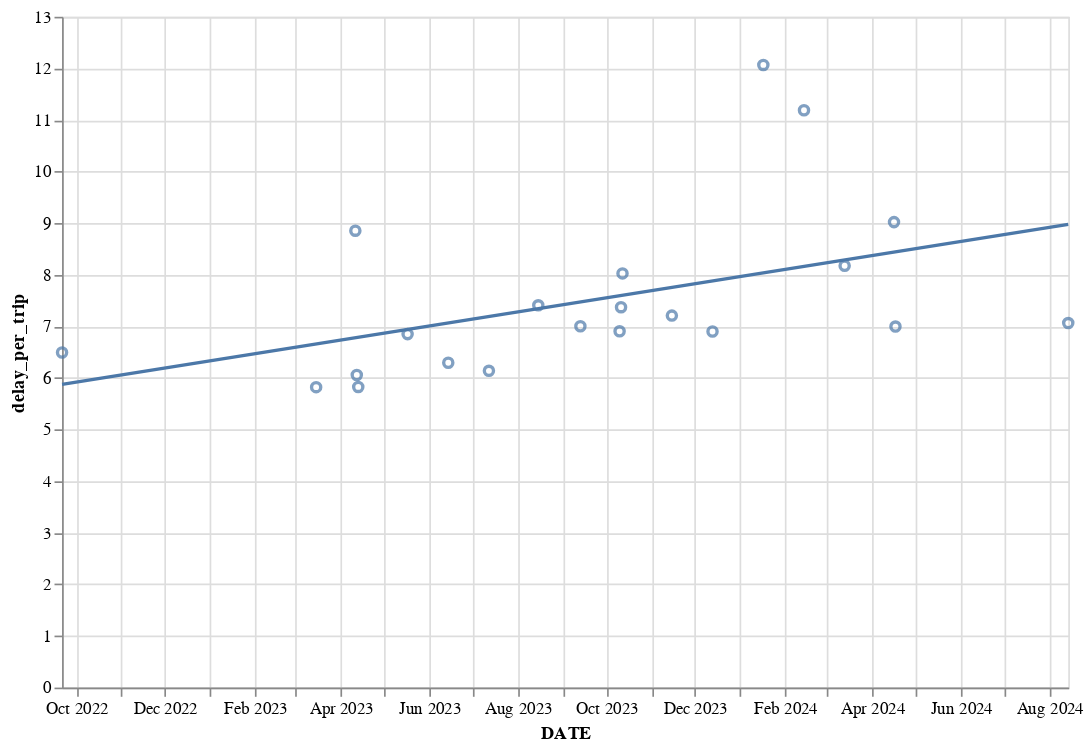

Notebook code for this chart:
### Code cell
chart = alt.Chart(lincoln_delay_df).mark_point().encode(
    x=alt.X('date:T', axis = alt.Axis(title = 'Date'.upper(), format = ("%b %Y"))),
    y='delay_per_trip'
).properties(width=600, height=400)

chart + chart.transform_regression('date', 'delay_per_trip').mark_line()

### Figure 1 — Vega-Lite specification as saved in the notebook (floating-point values rounded to 4 significant figures)
{"config": {"view": {"continuousWidth": 300, "continuousHeight": 300}}, "layer": [{"mark": {"type": "point"}, "encoding": {"x": {"axis": {"format": "%b %Y", "title": "DATE"}, "field": "date", "type": "temporal"}, "y": {"field": "delay_per_trip", "type": "quantitative"}}}, {"mark": {"type": "line"}, "encoding": {"x": {"axis": {"format": "%b %Y", "title": "DATE"}, "field": "date", "type": "temporal"}, "y": {"field": "delay_per_trip", "type": "quantitative"}}, "transform": [{"on": "date", "regression": "delay_per_trip"}]}], "data": {"name": "data-cd0fd757a0193f2362f884cd98932910"}, "height": 400, "width": 600, "$schema": "https://vega.github.io/schema/vega-lite/v5.17.0.json", "datasets": {"data-cd0fd757a0193f2362f884cd98932910": [{"date_str": "2022-09-21", "delay_minutes": 1182.0, "vp_trip_count": 182, "vp_pct_sched": 0.9286, "date": "2022-09-21T00:00:00", "weekday": "Wed", "delay_per_trip": 6.494}, {"date_str": "2023-03-15", "delay_minutes": 908.2, "vp_trip_count": 156, "vp_pct_sched": 0.963, "date": "2023-03-15T00:00:00", "weekday": "Wed", "delay_per_trip": 5.822}, {"date_str": "2023-04-11", "delay_minutes": 1275.0, "vp_trip_count": 144, "vp_pct_sched": 0.8889, "date": "2023-04-11T00:00:00", "weekday": "Tue", "delay_per_trip": 8.854}, {"date_str": "2023-04-12", "delay_minutes": 969.2, "vp_trip_count": 160, "vp_pct_sched": 0.9877, "date": "2023-04-12T00:00:00", "weekday": "Wed", "delay_per_trip": 6.057}, {"date_str": "2023-04-13", "delay_minutes": 850.6, "vp_trip_count": 146, "vp_pct_sched": 0.9012, "date": "2023-04-13T00:00:00", "weekday": "Thu", "delay_per_trip": 5.826}, {"date_str": "2023-05-17", "delay_minutes": 979.5, "vp_trip_count": 143, "vp_pct_sched": 0.8827, "date": "2023-05-17T00:00:00", "weekday": "Wed", "delay_per_trip": 6.85}, {"date_str": "2023-06-14", "delay_minutes": 906.6, "vp_trip_count": 144, "vp_pct_sched": 0.8889, "date": "2023-06-14T00:00:00", "weekday": "Wed", "delay_per_trip": 6.296}, {"date_str": "2023-07-12", "delay_minutes": 994.5, "vp_trip_count": 162, "vp_pct_sched": 1.0, "date": "2023-07-12T00:00:00", "weekday": "Wed", "delay_per_trip": 6.139}, {"date_str": "2023-08-15", "delay_minutes": 1185.0, "vp_trip_count": 160, "vp_pct_sched": 0.9877, "date": "2023-08-15T00:00:00", "weekday": "Tue", "delay_per_trip": 7.408}, {"date_str": "2023-09-13", "delay_minutes": 1029.0, "vp_trip_count": 147, "vp_pct_sched": 0.9074, "date": "2023-09-13T00:00:00", "weekday": "Wed", "delay_per_trip": 7.003}, {"date_str": "2023-10-10", "delay_minutes": 1056.0, "vp_trip_count": 153, "vp_pct_sched": 0.9444, "date": "2023-10-10T00:00:00", "weekday": "Tue", "delay_per_trip": 6.904}, {"date_str": "2023-10-11", "delay_minutes": 1165.0, "vp_trip_count": 158, "vp_pct_sched": 0.9753, "date": "2023-10-11T00:00:00", "weekday": "Wed", "delay_per_trip": 7.372}, {"date_str": "2023-10-12", "delay_minutes": 1212.0, "vp_trip_count": 151, "vp_pct_sched": 0.9321, "date": "2023-10-12T00:00:00", "weekday": "Thu", "delay_per_trip": 8.026}, {"date_str": "2023-11-15", "delay_minutes": 1089.0, "vp_trip_count": 151, "vp_pct_sched": 0.9321, "date": "2023-11-15T00:00:00", "weekday": "Wed", "delay_per_trip": 7.209}, {"date_str": "2023-12-13", "delay_minutes": 1070.0, "vp_trip_count": 155, "vp_pct_sched": 0.9568, "date": "2023-12-13T00:00:00", "weekday": "Wed", "delay_per_trip": 6.901}, {"date_str": "2024-01-17", "delay_minutes": 1689.0, "vp_trip_count": 140, "vp_pct_sched": 0.8642, "date": "2024-01-17T00:00:00", "weekday": "Wed", "delay_per_trip": 12.07}, {"date_str": "2024-02-14", "delay_minutes": 1701.0, "vp_trip_count": 152, "vp_pct_sched": 0.9383, "date": "2024-02-14T00:00:00", "weekday": "Wed", "delay_per_trip": 11.19}, {"date_str": "2024-03-13", "delay_minutes": 1251.0, "vp_trip_count": 153, "vp_pct_sched": 0.9444, "date": "2024-03-13T00:00:00", "weekday": "Wed", "delay_per_trip": 8.175}, {"date_str": "2024-04-16", "delay_minutes": 1236.0, "vp_trip_count": 137, "vp_pct_sched": 0.8457, "date": "2024-04-16T00:00:00", "weekday": "Tue", "delay_per_trip": 9.02}, {"date_str": "2024-04-17", "delay_minutes": 937.5, "vp_trip_count": 134, "vp_pct_sched": 0.8272, "date": "2024-04-17T00:00:00", "weekday": "Wed", "delay_per_trip": 6.996}, {"date_str": "2024-08-14", "delay_minutes": 1144.0, "vp_trip_count": 162, "vp_pct_sched": 1.0, "date": "2024-08-14T00:00:00", "weekday": "Wed", "delay_per_trip": 7.064}]}}
